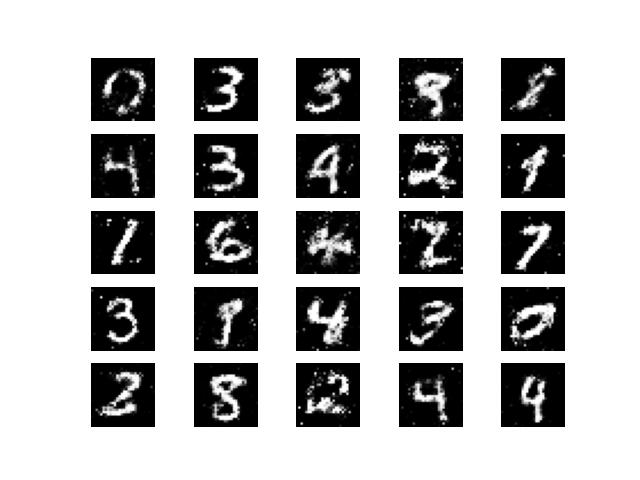
#> input picture Number_GAN/images/mnist_10200.png, 640 x 480 px; its folder holds 4 pictures in this run
$ python comprehensive_evaluate.py
#> lines starting #> are read from the running program, lines starting #| are printed output that depends on the picture
import os
import numpy as np
import matplotlib.pyplot as plt
import matplotlib.image as mpimg
from PIL import Image
from config import Config

def load_real_mnist_samples(num_samples=1000):
    """从本地加载真实MNIST样本用于比较"""
    try:
        # 使用本地MNIST数据
        mnist_path = os.path.join(os.path.dirname(__file__), 'mnist_data', 'mnist.npz')
        with np.load(mnist_path) as data:
            x_train = data['x_train'].astype(np.float32) / 255.0
        # 随机选择样本
        indices = np.random.choice(len(x_train), num_samples, replace=False)
        real_samples = x_train[indices]
        return real_samples
    except Exception as e:
        print(f"无法加载本地MNIST数据: {e}")
        return None

def calculate_image_statistics(image_path):
    """计算单张图像的统计特征（不使用scipy）"""
#> called with image_path = 'Number_GAN/images/mnist_10200.png'
    img = Image.open(image_path).convert('L')  # 转换为灰度图
    img_array = np.array(img).astype(np.float32) / 255.0

    # 基本统计特征
    mean_intensity = np.mean(img_array)
#> mean_intensity = 0.716
    std_intensity = np.std(img_array)
#> std_intensity = 0.437
    contrast = np.max(img_array) - np.min(img_array)
#> contrast = 1

    # 简单的边缘检测（不使用scipy）
    # 使用简单的梯度计算
    h, w = img_array.shape
#> h = 480; w = 640
    grad_x = np.zeros_like(img_array)
    grad_y = np.zeros_like(img_array)

    # 计算x方向梯度
    grad_x[:, 1:] = img_array[:, 1:] - img_array[:, :-1]
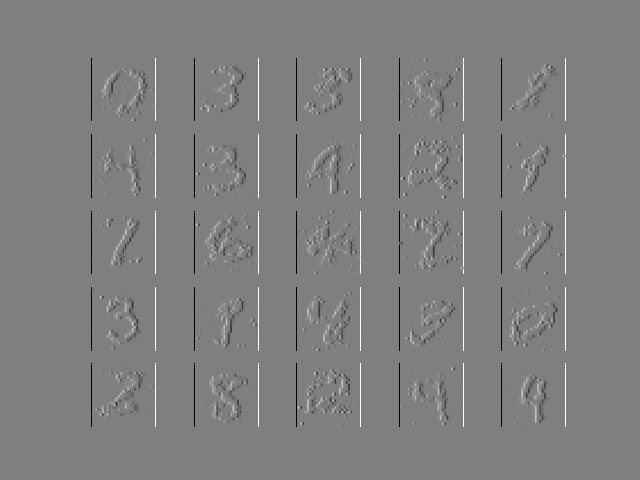
#> grad_x: shape (480, 640) float32; min -1, max 1, mean -1.24e-11; drawn with min black and max white
    # 计算y方向梯度
    grad_y[1:, :] = img_array[1:, :] - img_array[:-1, :]
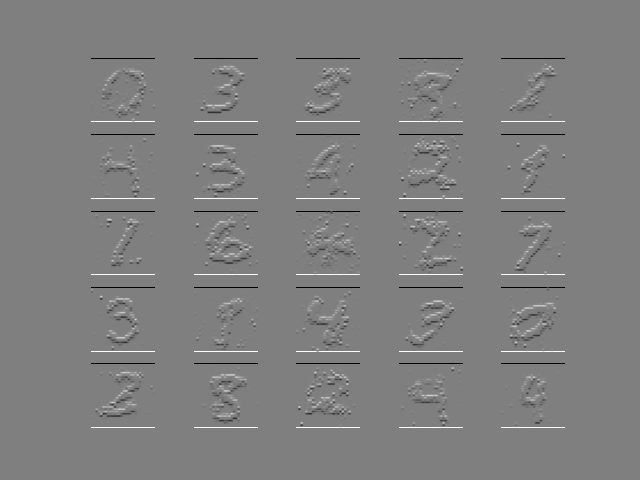
#> grad_y: shape (480, 640) float32; min -1, max 1, mean 1.99e-10; drawn with min black and max white

    # 计算梯度幅值
    edge_magnitude = np.sqrt(grad_x**2 + grad_y**2)
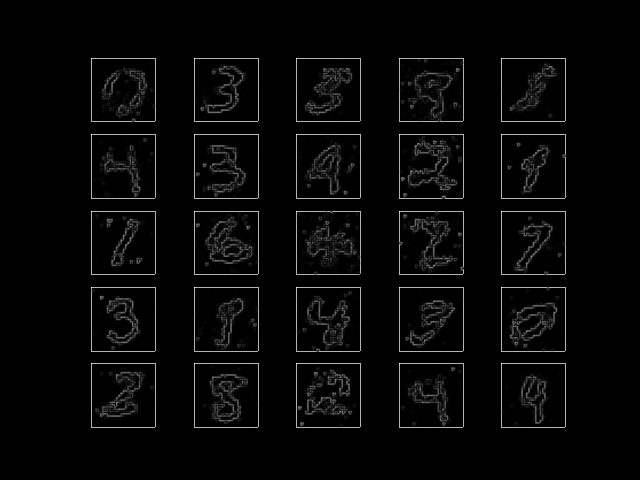
#> edge_magnitude: shape (480, 640) float32; min 0, max 1.41, mean 0.0399; drawn with min black and max white
    edge_density = np.mean(edge_magnitude)
#> edge_density = 0.0399

    return {
        'mean': mean_intensity,
        'std': std_intensity,
        'contrast': contrast,
        'edge_density': edge_density
    }

def analyze_image_quality(image_files, images_dir):
    """分析最后一个epoch的图像质量"""
    print("=== 图像质量分析（最新epoch） ===")
    print("说明：")
    print("  - 平均亮度：值越高图像越亮，理想范围0.3-0.7")
    print("  - 标准差：值越高对比度越强，理想范围0.2-0.5")
    print("  - 对比度：值越高图像越清晰，理想范围0.5-1.0")
    print("  - 边缘密度：值越高细节越丰富，理想范围0.1-0.3")
    print()

    if not image_files:
        print("没有找到图像文件")
        return

    # 只分析最后一个epoch的图像
    latest_file = image_files[-1]
    latest_img_path = os.path.join(images_dir, latest_file)
    epoch = int(latest_file.split('_')[1].split('.')[0])

    try:
        stats = calculate_image_statistics(latest_img_path)
#> stats = {'mean': 0.716, 'std': 0.437, 'contrast': 1, 'edge_density': 0.0399}
        print(f"Epoch {epoch} 图像质量指标:")
        print(f"  平均亮度: {stats['mean']:.3f}")
#|   平均亮度: 0.716
        print(f"    解释: {'亮度适中' if 0.3 <= stats['mean'] <= 0.7 else '亮度偏' + ('高' if stats['mean'] > 0.7 else '低')}")
#|     解释: 亮度偏高
        print(f"  标准差: {stats['std']:.3f}")
#|   标准差: 0.437
        print(f"    解释: {'对比度适中' if 0.2 <= stats['std'] <= 0.5 else '对比度偏' + ('高' if stats['std'] > 0.5 else '低')}")
#|     解释: 对比度适中
        print(f"  对比度: {stats['contrast']:.3f}")
#|   对比度: 1.000
        print(f"    解释: {'清晰度良好' if stats['contrast'] > 0.5 else '清晰度需要改进'}")
#|     解释: 清晰度良好
        print(f"  边缘密度: {stats['edge_density']:.3f}")
#|   边缘密度: 0.040
        print(f"    解释: {'细节丰富' if 0.1 <= stats['edge_density'] <= 0.3 else '细节' + ('过多' if stats['edge_density'] > 0.3 else '不足')}")
#|     解释: 细节不足

        # 显示最新图像
        img = mpimg.imread(latest_img_path)
#> img: shape (480, 640, 4) float32
        plt.figure(figsize=(8, 6))
        plt.imshow(img, cmap='gray')
        plt.title(f'Latest Generated Image (Epoch {epoch})')
        plt.axis('off')
        plt.savefig('Number_GAN/images/latest_generated.png', dpi=150, bbox_inches='tight')
        plt.show()

    except Exception as e:
        print(f"分析图像质量时出错: {e}")

def analyze_diversity(image_files, images_dir):
    """分析生成多样性（比较最后几个epoch）"""
#> called with images_dir = 'Number_GAN/images'
    print("\n=== 多样性分析（最后5个epoch） ===")
    print("说明：")
    print("  - 相邻图像差异：值越高表示生成器越不稳定，值过低可能表示模式崩塌")
    print("  - 理想范围：0.02-0.15，过低说明生成器陷入局部最优")
    print("  - 过高说明训练不稳定，过低说明缺乏多样性")
    print()

    # 只分析最后5个epoch
    recent_files = image_files[-5:] if len(image_files) >= 5 else image_files

    diversity_scores = []
    epochs = []

    for i in range(len(recent_files) - 1):
        try:
            img1_path = os.path.join(images_dir, recent_files[i])
            img2_path = os.path.join(images_dir, recent_files[i + 1])

            img1 = np.array(Image.open(img1_path).convert('L')).astype(np.float32) / 255.0
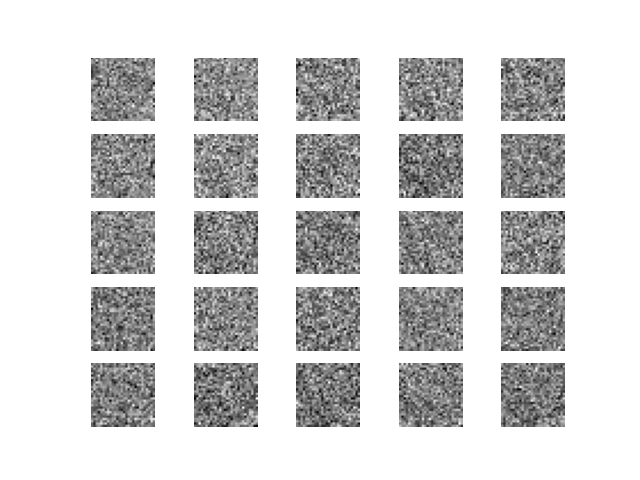
#> input picture Number_GAN/images/mnist_0.png, 640 x 480 px
            img2 = np.array(Image.open(img2_path).convert('L')).astype(np.float32) / 255.0
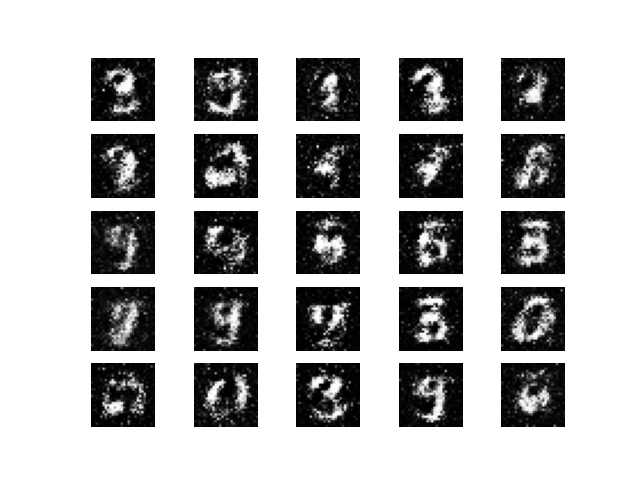
#> input picture Number_GAN/images/mnist_1000.png, 640 x 480 px

            # 计算图像差异
            diff = np.mean(np.abs(img1 - img2))
#> diff = 0.135
            diversity_scores.append(diff)
            epochs.append(int(recent_files[i].split('_')[1].split('.')[0]))

        except Exception as e:
            print(f"计算多样性时出错: {e}")

    if diversity_scores:
        avg_diversity = np.mean(diversity_scores)
#> avg_diversity = 0.0967
        print(f"最近{len(recent_files)}个epoch的多样性指标:")
        print(f"  平均相邻差异: {avg_diversity:.4f}")
#|   平均相邻差异: 0.0967
        print(f"    解释: {'训练稳定，生成质量良好' if 0.02 <= avg_diversity <= 0.15 else '可能存在问题'}")
#|     解释: 训练稳定，生成质量良好
        print(f"  多样性变化范围: {min(diversity_scores):.4f} - {max(diversity_scores):.4f}")
#|   多样性变化范围: 0.0587 - 0.1347
        print(f"    解释: 范围越大说明训练过程越不稳定")

        # 显示最后几个epoch的图像对比
        fig, axes = plt.subplots(1, len(recent_files), figsize=(15, 3))
        if len(recent_files) == 1:
            axes = [axes]

        for i, file in enumerate(recent_files):
            epoch = int(file.split('_')[1].split('.')[0])
            img_path = os.path.join(images_dir, file)
            img = mpimg.imread(img_path)

            axes[i].imshow(img, cmap='gray')
            axes[i].set_title(f'Epoch {epoch}')
            axes[i].axis('off')

        plt.tight_layout()
        plt.savefig('Number_GAN/images/recent_epochs_comparison.png', dpi=150, bbox_inches='tight')
        plt.show()

def compare_with_real_data(image_files, images_dir):
    """与真实数据比较（只比较最新epoch）"""
    print("\n=== 与真实数据比较（最新epoch） ===")
    print("说明：")
    print("  - 相似度分数：1.0表示完全相似，0.0表示完全不同")
    print("  - 均值相似度：反映整体亮度分布是否接近真实数据")
    print("  - 标准差相似度：反映对比度分布是否接近真实数据")
    print("  - 对比度相似度：反映图像清晰度是否接近真实数据")
    print("  - 总体相似度：综合评估生成质量，>0.7为良好")
    print()

    # 加载真实MNIST数据
    real_samples = load_real_mnist_samples(1000)

    if real_samples is None:
        print("无法加载真实数据进行比较")
        return

    # 分析最新生成的图像
    if image_files:
        latest_file = image_files[-1]
        latest_img_path = os.path.join(images_dir, latest_file)
        epoch = int(latest_file.split('_')[1].split('.')[0])

        try:
            # 加载最新生成的图像
            generated_img = np.array(Image.open(latest_img_path).convert('L')).astype(np.float32) / 255.0

            # 计算真实数据的统计特征
            real_mean = np.mean(real_samples)
            real_std = np.std(real_samples)
            real_contrast = np.mean([np.max(sample) - np.min(sample) for sample in real_samples])

            # 计算生成数据的统计特征
            gen_mean = np.mean(generated_img)
            gen_std = np.std(generated_img)
            gen_contrast = np.max(generated_img) - np.min(generated_img)

            print(f"Epoch {epoch} 统计特征比较:")
            print(f"  真实数据 - 均值: {real_mean:.3f}, 标准差: {real_std:.3f}, 对比度: {real_contrast:.3f}")
            print(f"  生成数据 - 均值: {gen_mean:.3f}, 标准差: {gen_std:.3f}, 对比度: {gen_contrast:.3f}")

            # 计算相似度分数
            mean_similarity = 1 - abs(real_mean - gen_mean)
            std_similarity = 1 - abs(real_std - gen_std)
            contrast_similarity = 1 - abs(real_contrast - gen_contrast)

            overall_similarity = (mean_similarity + std_similarity + contrast_similarity) / 3

            print(f"\n相似度分析:")
            print(f"  均值相似度: {mean_similarity:.3f}")
            print(f"    解释: {'亮度分布接近真实数据' if mean_similarity > 0.8 else '亮度分布与真实数据差异较大'}")
            print(f"  标准差相似度: {std_similarity:.3f}")
            print(f"    解释: {'对比度分布接近真实数据' if std_similarity > 0.8 else '对比度分布与真实数据差异较大'}")
            print(f"  对比度相似度: {contrast_similarity:.3f}")
            print(f"    解释: {'清晰度接近真实数据' if contrast_similarity > 0.8 else '清晰度与真实数据差异较大'}")
            print(f"  总体相似度: {overall_similarity:.3f}")
            print(f"    解释: {'生成质量优秀' if overall_similarity > 0.8 else '生成质量良好' if overall_similarity > 0.6 else '生成质量需要改进'}")

        except Exception as e:
            print(f"比较分析时出错: {e}")

def analyze_training_stability(image_files, images_dir):
    """分析训练稳定性（简化版）"""
#> called with images_dir = 'Number_GAN/images'
    print("\n=== 训练稳定性分析（简化版） ===")
    print("说明：")
    print("  - 文件大小：反映生成图像的信息量，通常质量越高文件越大")
    print("  - 最后几个epoch的变化趋势：上升表示质量在改善")
    print("  - 理想情况：文件大小逐渐增加并趋于稳定")
    print()

    # 只分析最后10个epoch
    recent_files = image_files[-10:] if len(image_files) >= 10 else image_files

    file_sizes = []
    epochs = []

    for file in recent_files:
        try:
            epoch = int(file.split('_')[1].split('.')[0])
            file_size = os.path.getsize(os.path.join(images_dir, file))
            file_sizes.append(file_size)
            epochs.append(epoch)
        except:
            continue

    if file_sizes:
        # 计算稳定性指标
        size_variance = np.var(file_sizes)
        size_trend = np.polyfit(epochs, file_sizes, 1)[0]  # 线性趋势斜率

        print(f"最近{len(recent_files)}个epoch的稳定性指标:")
        print(f"  文件大小方差: {size_variance:.0f}")
        print(f"    解释: {'训练非常稳定' if size_variance < 10000 else '训练比较稳定' if size_variance < 50000 else '训练不够稳定'}")
        print(f"  大小变化趋势: {'上升' if size_trend > 0 else '下降' if size_trend < 0 else '稳定'}")
        print(f"    解释: {'质量在改善' if size_trend > 0 else '可能过拟合' if size_trend < 0 else '训练趋于稳定'}")
        print(f"  平均文件大小: {np.mean(file_sizes)/1024:.1f} KB")
        print(f"    解释: {'文件大小适中' if 50 < np.mean(file_sizes)/1024 < 200 else '文件过大或过小'}")

        # 绘制最近epoch的稳定性图
        plt.figure(figsize=(10, 6))
        plt.plot(epochs, file_sizes)
        plt.title('Recent Training Stability - File Size Change')
        plt.xlabel('Epoch')
        plt.ylabel('File Size (bytes)')
        plt.grid(True)
        plt.savefig('Number_GAN/images/recent_stability_analysis.png', dpi=150, bbox_inches='tight')
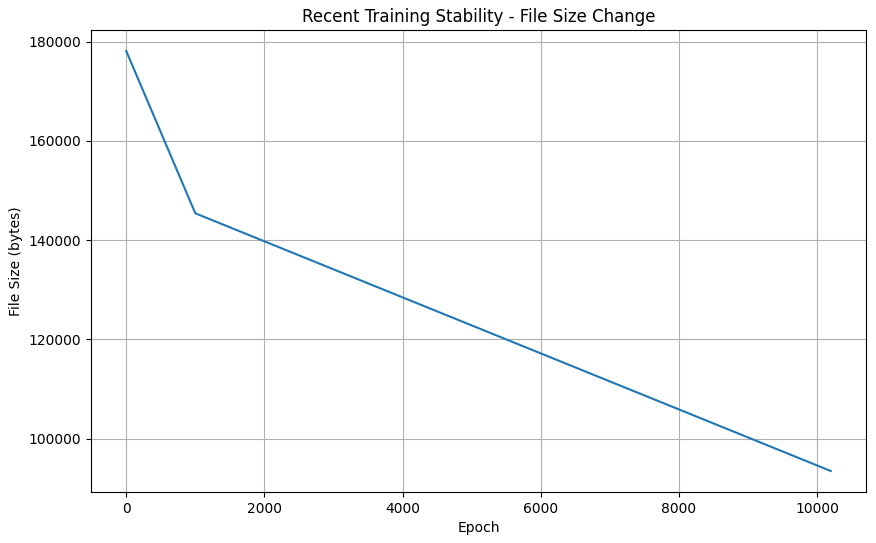
#> figure drawn by matplotlib, 1 panel
        plt.show()

def main():
    """主评估函数"""
    print("=== GAN生成结果评估（最新epoch） ===\n")
    print("本评估专注于最新epoch的生成质量：")
    print("1. 图像质量分析 - 评估最新生成图像的清晰度、对比度等")
    print("2. 多样性分析 - 评估最近几个epoch的稳定性和多样性")
    print("3. 与真实数据比较 - 评估最新生成质量与真实MNIST的相似度")
    print("4. 训练稳定性分析 - 评估最近训练过程的稳定性")
    print()

    config = Config()
    images_dir = config.OUTPUT_PATH

    if not os.path.exists(images_dir):
        print("未找到图像目录")
        return

    # 获取所有生成的图像文件
    image_files = [f for f in os.listdir(images_dir) if f.startswith('mnist_') and f.endswith('.png')]
    image_files.sort(key=lambda x: int(x.split('_')[1].split('.')[0]))

    print(f"找到 {len(image_files)} 个训练检查点")

    if len(image_files) == 0:
        print("没有找到生成的图像文件")
        return

    latest_epoch = int(image_files[-1].split('_')[1].split('.')[0])
    print(f"最新epoch: {latest_epoch}")
    print()

    # 1. 图像质量分析
    analyze_image_quality(image_files, images_dir)

    # 2. 多样性分析
    analyze_diversity(image_files, images_dir)

    # 3. 与真实数据比较
    compare_with_real_data(image_files, images_dir)

    # 4. 训练稳定性分析
    analyze_training_stability(image_files, images_dir)

    print("\n=== 评估完成 ===")
    print("所有分析图表已保存到 Number_GAN/images/ 目录")
    print("\n评估总结：")
    print("- 如果所有指标都在理想范围内，说明GAN训练成功")
    print("- 如果某些指标异常，可能需要调整训练参数或网络结构")
    print("- 建议结合视觉观察来综合判断生成质量")

if __name__ == "__main__":
    main()
